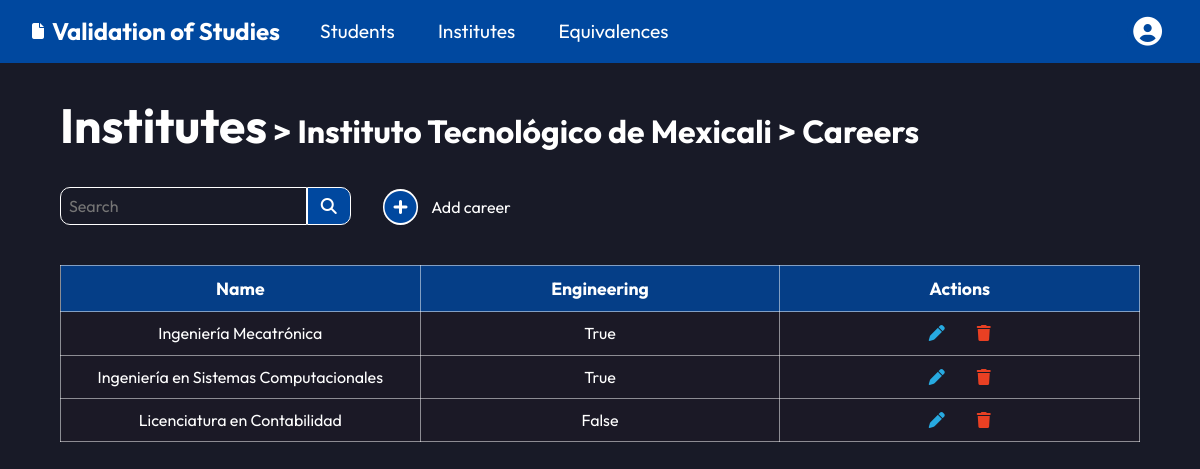
The page /institutes/1/careers/ (signed in) on the database its author committed.
### institutes/models.py (models this page shows, shortened)
class Institute(models.Model):
  name = models.CharField(max_length=128)
  republic_state = models.CharField(max_length=128)

class Career(models.Model):
  institution = models.ForeignKey(
    Institute,
    on_delete=models.CASCADE,
    blank=True, null=True
  )
  name = models.CharField(max_length=128)
  is_engineering = models.BooleanField(default=0)

### institutes/views.py (the view)
# urls.py: path("<int:pk>/careers/", views.CareerListView.as_view(), name="careers"),
class CareerListView(LoginRequiredMixin, ListView):
  template_name = "institutes/careers.html"
  model = Institute
  def get_context_data(self, **kwargs):
    context = super().get_context_data(**kwargs)
    pk = self.kwargs.get('pk')
    institute = get_object_or_404(Institute, pk=pk)
    context["institute"] = institute
    context["careers"] = institute.career_set.all().order_by('name')
    return context

### templates/institutes/careers.html (shortened to what this page needs)
{% extends 'base.html' %}
{% block content %}
<h2 class="main-title"><a href="{% url 'institutes' %}">Institutes</a><span> > {{ institute.name }} > Careers</span>
</h2>
<div class="institutes-header">
  <form action="" class="search-container search-small">
    <input type="search" name="" id="" placeholder="Search">
    <button type="submit"><i class="fa-solid fa-magnifying-glass"></i></button>
  </form>
  <a href="{% url 'new-career' %}"><i class="fa-solid fa-circle-plus"></i> Add career</a>
</div>
<table>
  <tr>
    <th>Name</th>
    <th>Engineering</th>
    <th>Actions</th>
  </tr>
  {% for career in careers %}
  <tr>
    <td><a href="#" class="table-link">{{ career.name }}</a></td>
    <td>{{ career.is_engineering }}</td>
    <td><a href="{% url 'edit-career' career.id %}"><i class="fa-solid fa-pen edit"></i></a><a
        href="{% url 'delete-career' career.id %}"><i class="fa-solid fa-trash delete"></i></a>
    </td>
  </tr>
  {% endfor %}
</table>
{% endblock content %}

### static/css/base.css (style rules this page uses)
:root { --primary-color: #00489F; --primary-color-hover: #0B4FA1; --primary-color-2: #3D86E6; --secondary-color: #27AAE1; --secondary-color-2: #E94023; --special-element: #E5D100; --light-color: #FFFFFF; --dark-color: #1C1A26; --gray-color: #8F8E94; --background-color: #181A27; --background-color-hover: #1D1F2C; --surface-color: #1C1A26; --outfit-font: "Outfit", sans-serif; }
* { margin: 0; border: 0; font-family: var(--outfit-font); }
html { background-color: var(--background-color); font-size: 16px; scroll-behavior: smooth; }
body { display: flex; flex-direction: column; min-height: 100vh; }
html, body { max-width: 100vw; overflow-x: hidden; }
h2 { font-size: 2.25rem; }
h1, h2, h3, h4 { font-weight: bold; color: var(--light-color); }
a { text-decoration: none; }
table { table-layout: fixed; border-collapse: collapse; color: var(--light-color); margin-top: 1rem; width: 100%; }
table th, table td { padding: 0.7rem; text-align: center; border: 1px solid rgba(255, 255, 255, 0.500); }
table th { background-color: rgba(0, 72, 159, 0.800); font-size: 1.1rem; }
table td { background-color: rgba(28, 26, 38, 0.800); font-size: 1rem; }
table i { color: var(--light-color); }
.main-title { font-size: 3rem; margin-top: 2rem; }
.main-title a { color: var(--light-color); }
.main-title span { font-size: 2rem; }
.edit { color: var(--secondary-color); margin-right: 2rem; }
.delete { color: var(--secondary-color-2); }
.table-link { color: var(--light-color); }

### static/css/index.css (style rules this page uses)
.search-container { display: flex; justify-content: center; align-items: flex-start; margin-top: 2rem; }
.search-container input, .search-container button { font-size: 1rem; color: var(--light-color); border: 1px solid var(--light-color); }
.search-container input { background-color: var(--background-color); border-radius: 10px 0 0 10px; margin-bottom: 1.5rem; padding: 0.5rem; width: 30%; }
.search-container button { background-color: var(--primary-color); border-radius: 0 10px 10px 0; padding: 0.5rem 0.8rem 0.5rem 0.8rem; }

### static/css/institutes.css (style rules this page uses)
.search-small { justify-content: flex-start; }
.search-small input { width: 100%; }
.institutes-header { display: flex; align-items: center; gap: 2rem; }
.institutes-header a { display: flex; align-items: center; color: var(--light-color); margin-top: 0.7rem; }
.institutes-header a i { background-color: var(--light-color); border-radius: 20px; padding: 0.12rem; color: var(--primary-color); font-size: 2rem; margin-right: 0.8rem; }

### rows shown on the page
Institute: name "Instituto Tecnológico de Mexicali"
Career: name "Ingeniería Mecatrónica", is_engineering "True"
Career: name "Ingeniería en Sistemas Computacionales", is_engineering "True"
Career: name "Licenciatura en Contabilidad", is_engineering "False"
